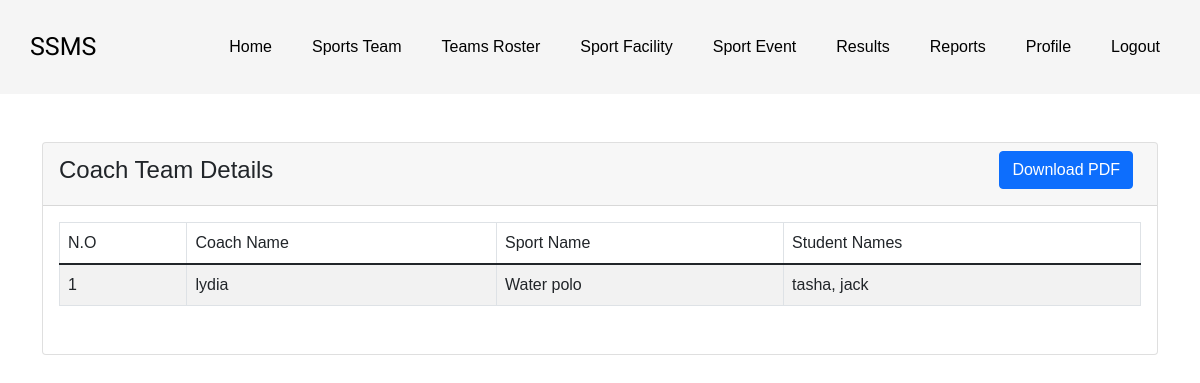
Page /coach/coach_team.php (signed in) on the committed database.
### tables this page shows
CREATE TABLE `teams` (
  `id` int(11) NOT NULL,
  `coach_id` int(11) NOT NULL,
  `sport_id` int(11) NOT NULL,
  `student_id` int(11) NOT NULL
);

CREATE TABLE `users` (
  `id` int(11) NOT NULL,
  `username` varchar(30) NOT NULL,
  `pwd` varchar(255) NOT NULL,
  `email` varchar(100) NOT NULL,
  `created_at` datetime NOT NULL DEFAULT curtime(),
  `role` varchar(50) NOT NULL DEFAULT 'student',
  `age` int(11) DEFAULT NULL,
  `gender` varchar(10) DEFAULT NULL,
  `phone_number` varchar(20) DEFAULT NULL
);

CREATE TABLE `sports` (
  `id` int(11) NOT NULL,
  `sport_name` varchar(255) NOT NULL,
  `sport_type` enum('single','double','team') NOT NULL,
  `game_type` enum('per_meter','per_quarter','per_half','per_inning','per_set','per_period','per_round') NOT NULL,
  `number_of_players` int(11) NOT NULL,
  `facility_type` enum('indoor','outdoor') NOT NULL
);

### coach/coach_team.php (the view, shortened to what this page needs)
<?php
require '../includes/team.inc.php';
?><!DOCTYPE html>
<html lang="en">
<head>
    <link href="https://cdn.jsdelivr.net/npm/bootstrap@5.1.3/dist/css/bootstrap.min.css" rel="stylesheet">
</head>
<?php include('../includes/coach_header.inc.php'); ?>
<body>
<div class="container mt-5">
    <div class="row">
        <div class="col-md-12">
            <div class="card">
                <div class="card-header">
                    <h4 class="d-flex justify-content-between align-items-center">
                        <span>Coach Team Details</span>
                        <div>
                        <a href="../includes/tcpdf.inc.php" class="btn btn-primary me-2">Download PDF</a>
                        </div>
                    </h4>
                </div>
                <div class="card-body table responsive">
                    <table class="table table-bordered table-striped">
                        <thead>
                        <tr>
                            <th>N.O</th>
                            <th>Coach Name</th>
                            <th>Sport Name</th>
                            <th>Student Names</th>
                        </tr>
                        </thead>
                        <tbody>
<?php
try {
    $stmt = $pdo->prepare("SELECT t.id, uc.username AS coach_name, s.sport_name, GROUP_CONCAT(us.username ORDER BY us.username DESC SEPARATOR ', ') AS student_names
                           FROM teams t
                           INNER JOIN users uc ON t.coach_id = uc.id
                           INNER JOIN sports s ON t.sport_id = s.id
                           INNER JOIN users us ON t.student_id = us.id
                           WHERE t.coach_id = :coach_id
                           GROUP BY t.coach_id, t.sport_id");
    $stmt->bindParam(':coach_id', $_SESSION['user_id']);
    $stmt->execute();
    if ($stmt->rowCount() > 0) {
        $count = 0;
        while ($team = $stmt->fetch(PDO::FETCH_ASSOC)) {
            $count = $count + 1;
?>
            <tr>
                <td><?= $count; ?></td>
                <td><?= $team['coach_name']; ?></td>
                <td><?= $team['sport_name']; ?></td>
                <td><?= $team['student_names']; ?></td>
            </tr>
<?php
        }
    } else {
        echo "<tr><td colspan='4'><h5>No Record Found!</h5></td></tr>";
    }
} catch (PDOException $e) {
    echo "Error: " . $e->getMessage();
}
?>
                        </tbody>
                    </table>
                </div>
            </div>
        </div>
    </div>
</div>
</body>
</html>

### css/coach_homepage.css (style rules this page uses)
body { margin: 0; box-sizing: border-box; font-family: Arial, sans-serif; }

### rows in the picture
teams: coach.username "lydia", sport.sport_name "Water polo", student_names "tasha, jack"
